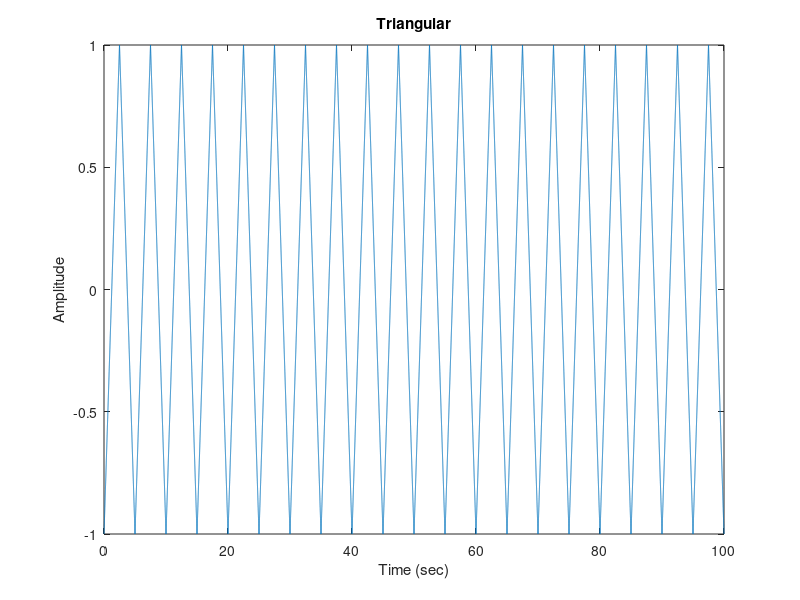

This figure's MATLAB source:
function tema2()

fs = 1000;
t = 0:1/fs:100;
x2 = sawtooth(0.4*pi*t, 0.5);
plot(t,x2);


xlabel('Time (sec)')
ylabel('Amplitude')
title('Triangular')

end